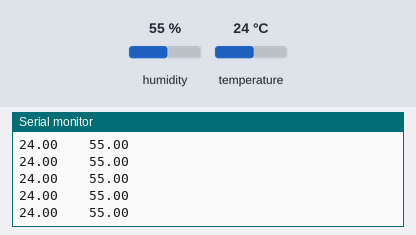
A sketch run on a simulated Arduino Uno, built with avr-gcc and run on an emulated ATmega328P. Parts: the last lines printed to the serial monitor. The inputs (shaded band) are chosen by the test bench; at power-on: humidity 55 %, temperature 24 °C.

Above: at 2.8 s.
2.9 s: humidity set to 22 %
8.9 s: temperature set to 12 °C
At 10.0 s:
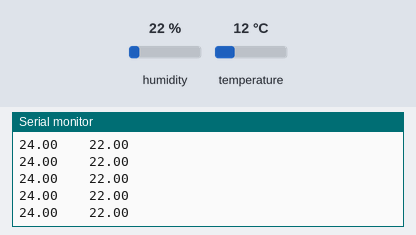
11.6 s: humidity set to 40 %
At 12.3 s:
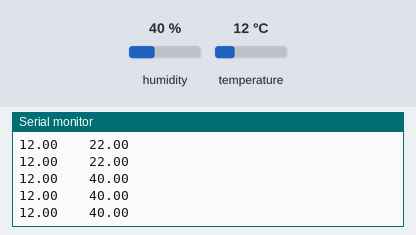
Timing chart, 0 to 14.6 s (numbered marks = the images above; inputs shaded):
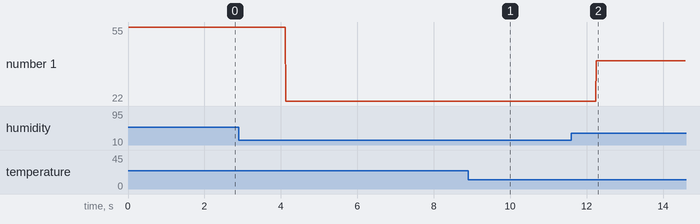

The sketch:

dht_code.ino
```cpp
#include <DHT.h>

DHT dht(25, DHT11);

void setup() {
  Serial.begin(9600);
  dht.begin();
}

void loop() {
  float temp = dht.readTemperature();
  float humi = dht.readHumidity();

  Serial.print(temp);
  Serial.print("    ");
  Serial.println(humi);
}
```

Measured:
- after the input at 11.6 s, the serial monitor: prints a new line after 0.65 s (image 2)
- plotted number 1: 55 → 22 after the input at 2.9 s, 22 → 40 after the input at 11.6 s
